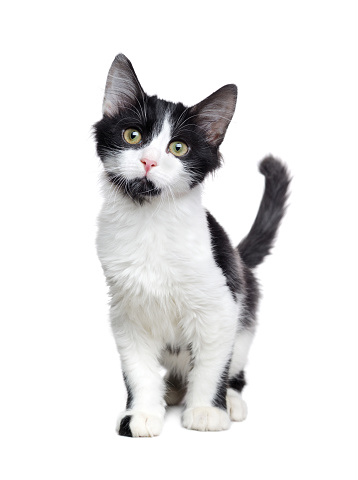
#> input picture Assignment 8 (2)/cat3.jpg, 358 x 480 px
$ jupyter execute 'K Means clustering.ipynb'
#> lines starting #> are read from the running program, lines starting #| are printed output that depends on the picture
### 1. Work through the book – build your own K Means cluster function and carry out the modelling done in the book.

### Scratch functions

[cell 1]
from typing import List
Vector = List[float]

def scalar_multiply(c, v):
 """c is a number, v is a vector"""
 return [c * v_i for v_i in v]
def vector_mean(vectors):
 """compute the vector whose ith element is the mean of the
 ith elements of the input vectors"""
 n = len(vectors)
 return scalar_multiply(1/n, vector_sum(vectors))
def vector_subtract(v, w):
 """subtracts corresponding elements"""
 return [v_i - w_i for v_i, w_i in zip(v, w)]

def dot(v:Vector, w:Vector) -> float:
    assert len(v) == len(w), "Vectors must be same length"
    return sum(v_i * w_i for v_i, w_i in zip(v,w))

def sum_of_squares(v:Vector) -> float:
    return dot(v,v)

def squared_distance(v, w):
 """(v_1 - w_1)  2 + ... + (v_n - w_n)  2"""
 return sum_of_squares(vector_subtract(v, w))

def vector_sum(vectors: List[Vector]) -> Vector:
    assert vectors, "no vectors provided!"

    num_elements = len(vectors[0])
    assert all(len(v) == num_elements for v in vectors), "different sizes!"

    return [sum(vector[i] for vector in vectors)
           for i in range(num_elements)]

#### The Model

[cell 2]
def num_differences(v1: Vector, v2: Vector) -> int:
    assert len(v1) == len(v2)
    return len([x1 for x1, x2 in zip(v1, v2) if x1 != x2])

[cell 3]
assert num_differences([1,2,3], [2,1,3]) == 2
assert num_differences([1,2], [1,2]) == 0

##### Means of Clusters

[cell 4]
def cluster_means(k: int,
                 inputs: List[Vector],
                 assignments: List[int]) -> List[Vector]:
    clusters = [[] for i in range(k)]
    for input, assignment in zip(inputs, assignments):
        clusters[assignment].append(input)
    return [vector_mean(cluster) if cluster else random.choice(inputs)
           for cluster in clusters]

[cell 5]
import tqdm
import random
import itertools

[cell 6]
class KMeans:
    def __init__(self, k):
        self.k = k # number of clusters
        self.means = None # means of clusters

    def classify(self, input):
        return min(range(self.k),
        key=lambda i: squared_distance(input, self.means[i]))

    def train(self, inputs: List[Vector]) -> None:
        assignments = [random.randrange(self.k) for _ in inputs]

        with tqdm.tqdm(itertools.count()) as t:
            for _ in t:
                self.means = cluster_means(self.k, inputs, assignments)
                new_assignments = [self.classify(input) for input in inputs]
                num_changed = num_differences(assignments, new_assignments)
                if num_changed == 0:
                    return
                assignments = new_assignments
                self.means = cluster_means(self.k, inputs, assignments)
                t.set_description(f"changed: {num_changed} / {len(inputs)}")
# [18 lines of commented-out code are left out]

#### Using the class

[cell 7]
import random

[cell 8]
inputs = [[-14,-5],[13,13],[20,23],[-19,-11],[-9,-16],[21,27],[-49,15],[26,13],[-46,5],[-34,-1],[11,15],[-49,0],[-22,-16],[19,28],[-12,-8],[-13,-19],[-41,8],[-11,-6],[-25,-9],[-18,-3]]

[cell 9]
clusterer = KMeans(3)

[cell 10]
clusterer.train(inputs)

[cell 11]
print(clusterer.means)

[cell 12]
means = sorted(clusterer.means)

[cell 13]
assert len(means) == 3

[cell 14]
assert squared_distance(means[0], [-44, 5]) < 1

[cell 15]
import numpy as np
import matplotlib.pyplot as plt

inputs_np = np.array(inputs)
plt.scatter(inputs_np[:,0], inputs_np[:,1])
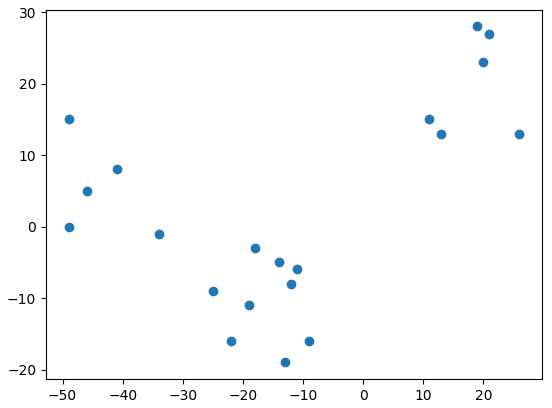
#> figure drawn by matplotlib, 1 panel

#### Choosing k

[cell 16]
def squared_clustering_errors(inputs, k):
    """finds the total squared error from k-means clustering the inputs"""
    clusterer = KMeans(k)
    clusterer.train(inputs)
    means = clusterer.means
    assignments = map(clusterer.classify, inputs)
    return sum(squared_distance(input, means[cluster])
               for input, cluster in zip(inputs, assignments))

# now plot from 1 up to len(inputs) clusters
ks = range(1, len(inputs) + 1)
errors = [squared_clustering_errors(inputs, k) for k in ks]
plt.plot(ks, errors)
plt.xticks(ks)
plt.xlabel("k")
plt.ylabel("total squared error")
plt.title("Total Error vs. # of Clusters")
plt.show()
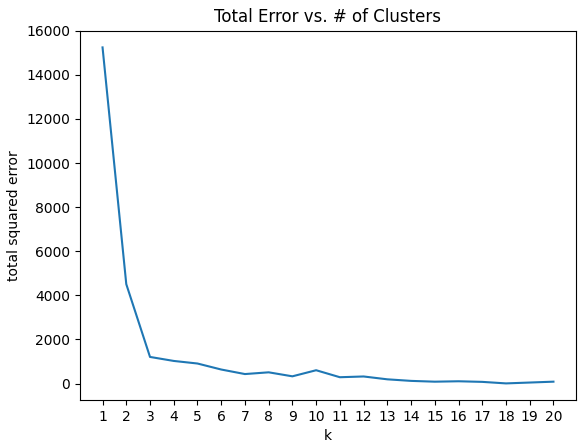
#> figure drawn by matplotlib, 1 panel; curve peaks at x = 1, y = 15241.4

##### Den bedste k er 3

#### Image and colors

[cell 17]
path_to_png_file = r"cat3.jpg" # wherever your image is
import matplotlib.image as mpimg
img = mpimg.imread(path_to_png_file)
#> img is the input picture: shape (480, 358, 3); mean R, G, B 230.3, 229.7, 229.8

[cell 18]
top_row = img[0]
#> top_row = 358 rows, first 8: [255, 255, 255], [255, 255, 255], [255, 255, 255], [255, 255, 255], [255, 255, 255], [255, 255, 255], [255, 255, 255], [255, 255, 255]
top_left_pixel = top_row[0]
#> top_left_pixel = [255, 255, 255]
red, green, blue = top_left_pixel
#> red = 255; green = 255; blue = 255

[cell 19]
pixels = [pixel for row in img for pixel in row]
#> pixels = 171840 items

[cell 20]
clusterer = KMeans(5)
clusterer.train(pixels) # this might take a while
